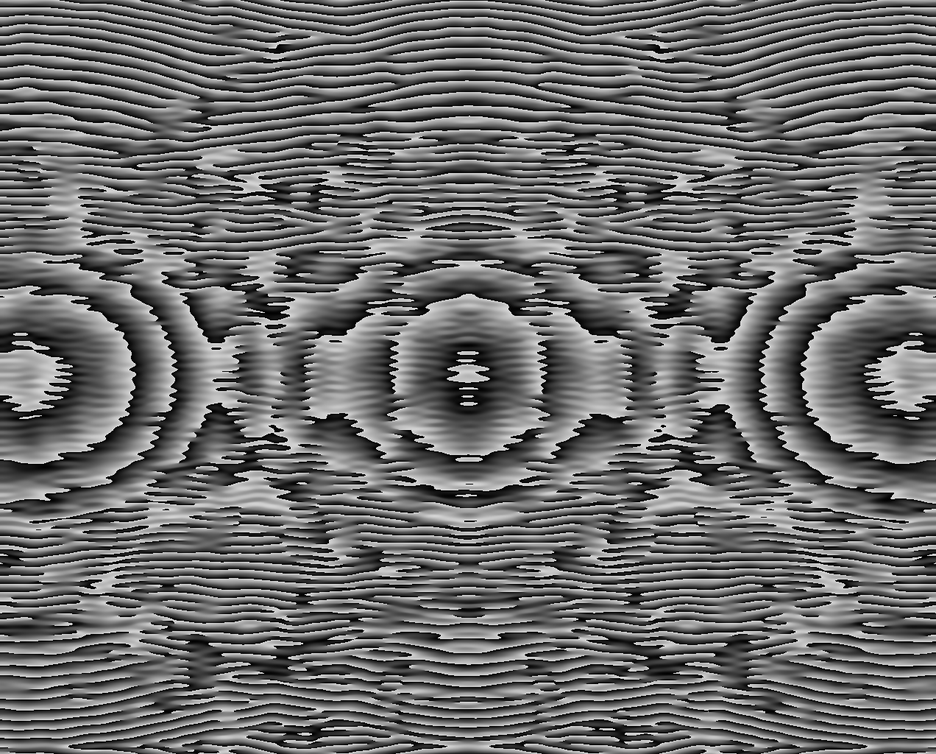
#> input picture test_4.bmp, 936 x 754 px, shrunk from 1272 x 1024 before the run
$ python -i image_quality_assessor.py   (imports and definitions only)   (older library calls are emulated)
#> lines starting #> are read from the running program, lines starting #| are printed output that depends on the picture
"""
图像质量感知器 (v7.0)

基于无参考图像质量评估 (NR-IQA) 的光斑图像质量实时评分模块。
不依赖参考图像，仅从单帧光斑图像中提取多维特征进行质量评估。

灵感来源:
- scikit-image (https://scikit-image.org/) — 图像质量评估算法
- BRISQUE (IEEE TIP 2012) — 自然场景无参考质量评估
- NIQE (IEEE TIP 2013) — 自然图像质量评估器
- ISO 12233 — 分辨率测量标准

算法原理:
  综合以下 5 个维度的特征进行质量评分:
  1. 清晰度 (Laplacian 方差)
  2. 对比度 (RMS 对比度 + Michelson 对比度)
  3. 信噪比 (峰值/背景噪声)
  4. 信息熵 (Shannon 熵)
  5. 频域能量比 (高频/总能量)

外部依赖: numpy, cv2
"""

import numpy as np
import logging
from dataclasses import dataclass, field
from typing import Optional, Tuple

logger = logging.getLogger(__name__)


@dataclass
class ImageQualityConfig:
    """图像质量评估配置。"""
    # 各维度权重 (总和应为 1.0)
    w_sharpness: float = 0.30
    w_contrast: float = 0.20
    w_snr: float = 0.25
    w_entropy: float = 0.10
    w_frequency: float = 0.15

    # ROI 配置
    roi_padding: int = 10  # ROI 内边距 (像素)

    # 频域分析参数
    freq_cutoff_ratio: float = 0.5  # 高频截止比例

    # 历史窗口
    history_length: int = 50


@dataclass
class ImageQualityReport:
    """图像质量评估报告。"""
    overall_score: float = 0.0          # 综合质量分数 (0-100)
    sharpness_score: float = 0.0        # 清晰度分数
    contrast_score: float = 0.0         # 对比度分数
    snr_score: float = 0.0              # 信噪比分数
    entropy_score: float = 0.0          # 信息熵分数
    frequency_score: float = 0.0        # 频域能量分数

    # 原始特征值
    laplacian_var: float = 0.0          # Laplacian 方差
    rms_contrast: float = 0.0           # RMS 对比度
    michelson_contrast: float = 0.0     # Michelson 对比度
    peak_snr: float = 0.0               # 峰值信噪比
    shannon_entropy: float = 0.0        # Shannon 熵
    freq_energy_ratio: float = 0.0      # 高频能量比

    # 趋势
    trend: str = "stable"               # "improving", "stable", "degrading"
    score_history: list = field(default_factory=list)

    # 诊断
    diagnosis: str = ""                 # 质量诊断描述
    suggestions: list = field(default_factory=list)  # 改善建议


class ImageQualityAssessor:
    """无参考图像质量评估器。

    对光斑图像进行实时质量评估，输出 0-100 的综合质量分数。
    支持趋势分析和质量诊断。

    使用示例:
        assessor = ImageQualityAssessor()
        report = assessor.assess(image)
        print(f"Quality: {report.overall_score:.1f}/100")
        print(f"Diagnosis: {report.diagnosis}")
    """

    def __init__(self, config: Optional[ImageQualityConfig] = None):
        self._config = config or ImageQualityConfig()
        self._score_history: list = []
        self._frame_count = 0

    @property
    def config(self) -> ImageQualityConfig:
        return self._config

    def assess(self, image: np.ndarray) -> ImageQualityReport:
        """评估光斑图像质量。

        Args:
            image: 灰度或彩色图像 (H, W) 或 (H, W, 3)

        Returns:
            ImageQualityReport: 完整的质量评估报告
        """
        self._frame_count += 1

        # 预处理
        gray = self._to_gray(image)
        gray = self._normalize(gray)

        # 计算各维度特征
        lap_var = self._compute_laplacian_variance(gray)
        rms_c, michelson_c = self._compute_contrast(gray)
        peak_snr = self._compute_snr(gray)
        entropy = self._compute_entropy(gray)
        freq_ratio = self._compute_frequency_energy(gray)

        # 归一化到 0-100
        sharpness = self._normalize_sharpness(lap_var)
        contrast = self._normalize_contrast(rms_c)
        snr = self._normalize_snr(peak_snr)
        ent = self._normalize_entropy(entropy)
        freq = self._normalize_frequency(freq_ratio)

        # 加权综合
        cfg = self._config
        overall = (
            cfg.w_sharpness * sharpness +
            cfg.w_contrast * contrast +
            cfg.w_snr * snr +
            cfg.w_entropy * ent +
            cfg.w_frequency * freq
        )
        overall = min(max(overall, 0.0), 100.0)

        # 趋势分析
        self._score_history.append(overall)
        if len(self._score_history) > self._config.history_length:
            self._score_history.pop(0)

        trend = self._compute_trend()

        # 诊断
        diagnosis, suggestions = self._diagnose(
            sharpness, contrast, snr, ent, freq
        )

        return ImageQualityReport(
            overall_score=overall,
            sharpness_score=sharpness,
            contrast_score=contrast,
            snr_score=snr,
            entropy_score=entropy,
            frequency_score=freq,
            laplacian_var=lap_var,
            rms_contrast=rms_c,
            michelson_contrast=michelson_c,
            peak_snr=peak_snr,
            shannon_entropy=entropy,
            freq_energy_ratio=freq_ratio,
            trend=trend,
            score_history=list(self._score_history),
            diagnosis=diagnosis,
            suggestions=suggestions,
        )

    def _to_gray(self, image: np.ndarray) -> np.ndarray:
        """转换为灰度图。"""
        if image.ndim == 2:
            return image.copy()
        if image.ndim == 3:
            # 尝试延迟导入 cv2
            try:
                import cv2
                return cv2.cvtColor(image, cv2.COLOR_RGB2GRAY)
            except ImportError:
                # 简单加权平均
                return np.mean(image[:, :, :3], axis=2).astype(np.float64)
        raise ValueError(f"Unsupported image shape: {image.shape}")

    def _normalize(self, gray: np.ndarray) -> np.ndarray:
        """归一化到 [0, 1]。"""
        img = gray.astype(np.float64)
        mn, mx = img.min(), img.max()
        if mx - mn < 1e-10:
            return np.zeros_like(img)
        return (img - mn) / (mx - mn)

    def _compute_laplacian_variance(self, img: np.ndarray) -> float:
        """计算 Laplacian 方差 (清晰度指标)。"""
        try:
            import cv2
            lap = cv2.Laplacian(img, cv2.CV_64F)
            return float(np.var(lap))
        except ImportError:
            # 简单差分近似
            dx = np.diff(img, axis=1)
            dy = np.diff(img, axis=0)
            grad_var = float(np.var(dx[:, :-1]) + np.var(dy[:-1, :]))
            return grad_var * 0.5

    def _compute_contrast(self, img: np.ndarray) -> Tuple[float, float]:
        """计算 RMS 对比度和 Michelson 对比度。"""
        mean = np.mean(img)
        std = np.std(img)
        rms = float(std) if mean > 1e-10 else 0.0

        min_val = np.min(img)
        max_val = np.max(img)
        denom = max_val + min_val
        michelson = float((max_val - min_val) / denom) if denom > 1e-10 else 0.0

        return rms, michelson

    def _compute_snr(self, img: np.ndarray) -> float:
        """计算峰值信噪比 (峰值/背景标准差)。"""
        peak = np.max(img)
        # 使用图像边缘区域估计背景噪声
        h, w = img.shape
        border = max(1, min(10, h // 10, w // 10))
        border_pixels = np.concatenate([
            img[:border, :].flatten(),
            img[-border:, :].flatten(),
            img[:, :border].flatten(),
            img[:, -border:].flatten(),
        ])
        bg_std = np.std(border_pixels)
        if bg_std < 1e-10:
            return 100.0  # 完美信噪比
        return float(peak / bg_std)

    def _compute_entropy(self, img: np.ndarray) -> float:
        """计算 Shannon 信息熵。"""
        # 量化为 256 级
        quantized = np.clip((img * 255).astype(np.int32), 0, 255)
        hist, _ = np.histogram(quantized, bins=256, range=(0, 256))
        hist = hist.astype(np.float64)
        total = hist.sum()
        if total < 1:
            return 0.0
        prob = hist / total
        prob = prob[prob > 0]
        return float(-np.sum(prob * np.log2(prob)))

    def _compute_frequency_energy(self, img: np.ndarray) -> float:
        """计算频域高频能量比。"""
        # 2D FFT
        f = np.fft.fft2(img)
        fshift = np.fft.fftshift(f)
        magnitude = np.abs(fshift)

        h, w = magnitude.shape
        cy, cx = h // 2, w // 2

        # 高频区域 (外圈)
        cutoff = int(min(h, w) * self._config.freq_cutoff_ratio)
        y, x = np.ogrid[-cy:h - cy, -cx:w - cx]
        high_freq_mask = (x**2 + y**2) >= cutoff**2

        total_energy = np.sum(magnitude**2)
        if total_energy < 1e-10:
            return 0.0
        high_energy = np.sum(magnitude[high_freq_mask]**2)
        return float(high_energy / total_energy)

    def _normalize_sharpness(self, lap_var: float) -> float:
        """归一化清晰度分数。"""
        # 典型光斑图像 Laplacian 方差范围: 0.001 ~ 0.1
        score = min(lap_var / 0.05, 1.0) * 100
        return score

    def _normalize_contrast(self, rms_contrast: float) -> float:
        """归一化对比度分数。"""
        # RMS 对比度范围: 0 ~ 0.5
        score = min(rms_contrast / 0.3, 1.0) * 100
        return score

    def _normalize_snr(self, peak_snr: float) -> float:
        """归一化信噪比分数。"""
        # SNR 范围: 1 ~ 100
        score = min(np.log10(max(peak_snr, 1.0)) / 2.0, 1.0) * 100
        return score

    def _normalize_entropy(self, entropy: float) -> float:
        """归一化信息熵分数。"""
        # 熵范围: 0 ~ 8 (log2(256))
        score = min(entropy / 6.0, 1.0) * 100
        return score

    def _normalize_frequency(self, freq_ratio: float) -> float:
        """归一化频域能量分数。"""
        # 高频能量比范围: 0 ~ 0.5
        score = min(freq_ratio / 0.3, 1.0) * 100
        return score

    def _compute_trend(self) -> str:
        """计算质量分数趋势。"""
        if len(self._score_history) < 10:
            return "stable"

        recent = self._score_history[-10:]
        slope = (recent[-1] - recent[0]) / len(recent)

        if slope > 0.5:
            return "improving"
        elif slope < -0.5:
            return "degrading"
        return "stable"

    def _diagnose(
        self,
        sharpness: float,
        contrast: float,
        snr: float,
        entropy: float,
        frequency: float
    ) -> Tuple[str, list]:
        """生成质量诊断和建议。"""
        issues = []
        suggestions = []

        if sharpness < 30:
            issues.append("模糊")
            suggestions.append("检查焦距是否正确对焦")
        if contrast < 25:
            issues.append("低对比度")
            suggestions.append("调整光源强度或相机曝光")
        if snr < 30:
            issues.append("低信噪比")
            suggestions.append("增加光源亮度或降低相机增益")
        if entropy < 20:
            issues.append("信息量不足")
            suggestions.append("检查图像是否过度饱和或全黑")
        if frequency < 20:
            issues.append("高频缺失")
            suggestions.append("检查光学系统分辨率和相机对焦")

        if not issues:
            diagnosis = "图像质量良好"
        else:
            diagnosis = "检测到问题: " + ", ".join(issues)

        return diagnosis, suggestions

    # [5 lines left out: function reset, not called in this run]

    def get_score_history(self) -> list:
        """获取历史质量分数。"""
        return list(self._score_history)

>>> import cv2
>>> picture = cv2.cvtColor(cv2.imread('../test_4.bmp'), cv2.COLOR_BGR2RGB)
#> picture is the input picture: shape (754, 936, 3); min 0, max 255, mean 107.8
>>> result = ImageQualityAssessor().assess(picture)
#> in _normalize, `mn, mx = img.min(), img.max()`: mn = 0; mx = 255
#> in _compute_laplacian_variance, `lap = cv2.Laplacian(img, cv2.CV_64F)`:
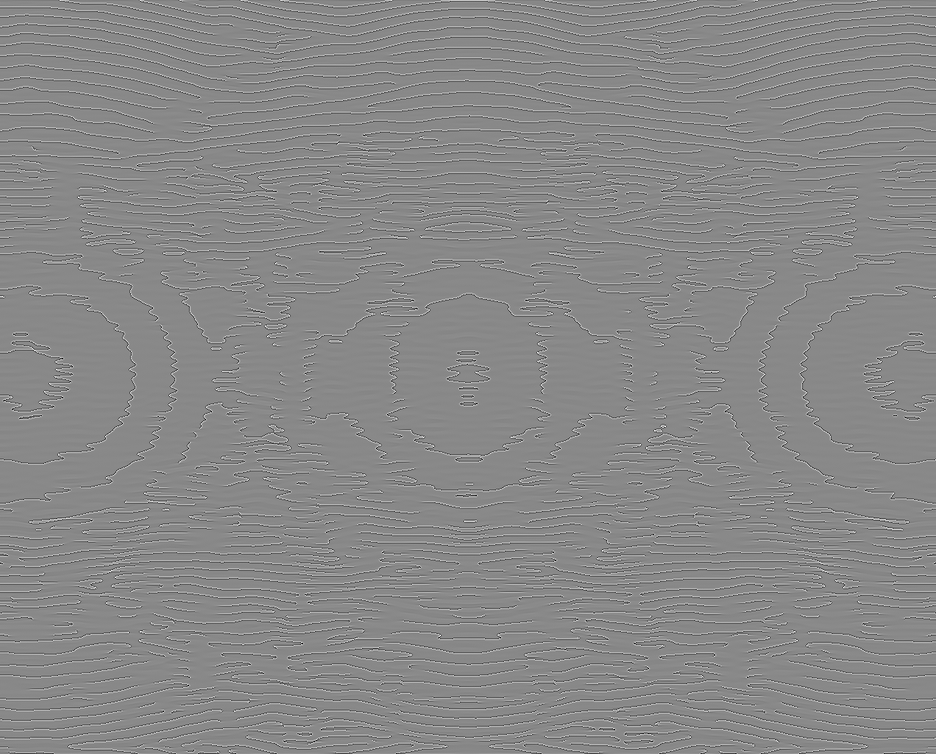
#> lap: shape (754, 936) float64; min -2.53, max 2.18, mean -8.18e-05; drawn with min black and max white
#> in assess, `lap_var = self._compute_laplacian_variance(gray)`: lap_var = 0.0919
#> in _compute_contrast, `mean = np.mean(img)`: mean = 0.423
#> in _compute_contrast, `std = np.std(img)`: std = 0.231
#> in _compute_contrast, `min_val = np.min(img)`: min_val = 0
#> in _compute_contrast, `max_val = np.max(img)`: max_val = 1
#> in assess, `rms_c, michelson_c = self._compute_contrast(gray)`: rms_c = 0.231; michelson_c = 1
#> in _compute_snr, `bg_std = np.std(border_pixels)`: bg_std = 0.23
#> in assess, `peak_snr = self._compute_snr(gray)`: peak_snr = 4.35
#> in _compute_entropy, `hist, _ = np.histogram(quantized, bins=256, range=(0, 256))`: hist = 256 values, max 11726 at index 0, min 0 at index 254, mean 2756.8
#> in _compute_entropy, `total = hist.sum()`: total = 705744
#> in _compute_entropy, `prob = hist / total`: prob = 256 values, max 0.0166 at index 0, min 0 at index 254, mean 0.00391
#> in _compute_entropy, `prob = prob[prob > 0]`: prob = 255 values, max 0.0166 at index 0, min 4.25e-06 at index 251, mean 0.00392
#> in assess, `entropy = self._compute_entropy(gray)`: entropy = 7.76
#> in _compute_frequency_energy, `total_energy = np.sum(magnitude**2)`: total_energy = 1.16e+11
#> in _compute_frequency_energy, `high_energy = np.sum(magnitude[high_freq_mask]**2)`: high_energy = 185292441.5
#> in assess, `freq_ratio = self._compute_frequency_energy(gray)`: freq_ratio = 0.0016
#> in _normalize_sharpness, `score = min(lap_var / 0.05, 1.0) * 100`: score = 100
#> in _normalize_contrast, `score = min(rms_contrast / 0.3, 1.0) * 100`: score = 77.13
#> in _normalize_snr, `score = min(np.log10(max(peak_snr, 1.0)) / 2.0, 1.0) * 100`: score = 31.91
#> in _normalize_entropy, `score = min(entropy / 6.0, 1.0) * 100`: score = 100
#> in _normalize_frequency, `score = min(freq_ratio / 0.3, 1.0) * 100`: score = 0.534
#> in assess, `overall = ( cfg.w_sharpness * sharpness + cfg.w_contrast * contrast + ..`: overall = 63.48
#> in assess, `diagnosis, suggestions = self._diagnose( sharpness, contrast, snr, ent..`: diagnosis = '检测到问题: 高频缺失'; suggestions = ['检查光学系统分辨率和相机对焦']

$ run again, on Direct_Analytic_3Spots_1272x1024.bmp
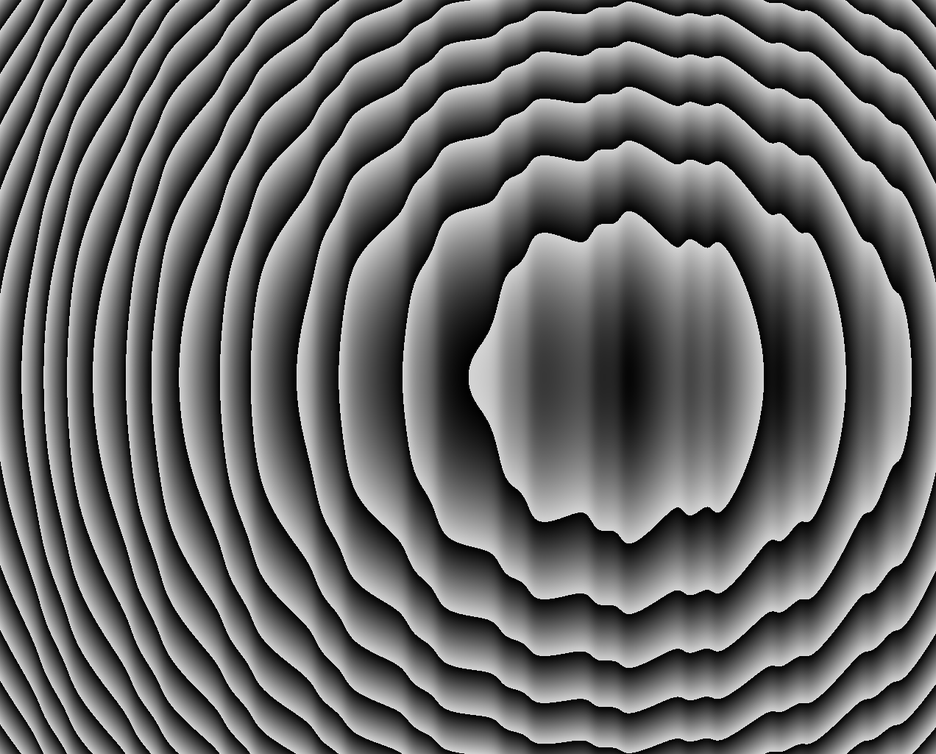
#> input picture Direct_Analytic_3Spots_1272x1024.bmp, 936 x 754 px, shrunk from 1272 x 1024 before the run
#> picture is the input picture: shape (754, 936, 3); min 0, max 242, mean 105.3
#> mn = 0; mx = 242
#> in _compute_laplacian_variance, `lap = cv2.Laplacian(img, cv2.CV_64F)`:
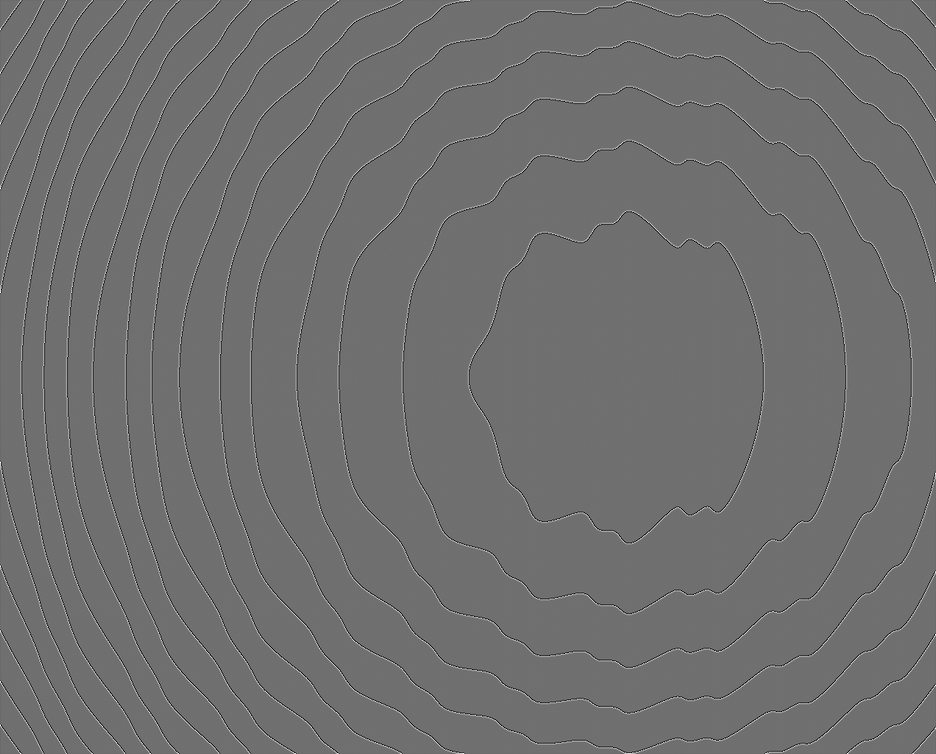
#> lap: shape (754, 936) float64; min -1.62, max 2.08, mean 5.87e-06; drawn with min black and max white
#> lap_var = 0.037
#> mean = 0.435
#> std = 0.246
#> min_val = 0
#> max_val = 1
#> rms_c = 0.246; michelson_c = 1
#> bg_std = 0.253
#> peak_snr = 3.95
#> hist = 256 values, max 8789 at index 0, min 0 at index 19, mean 2756.8
#> total = 705744
#> in _compute_entropy, `prob = hist / total`: prob = 256 values, max 0.0125 at index 0, min 0 at index 19, mean 0.00391
#> in _compute_entropy, `prob = prob[prob > 0]`: prob = 243 values, max 0.0125 at index 0, min 1.42e-06 at index 241, mean 0.00412
#> entropy = 7.76
#> total_energy = 1.24e+11
#> high_energy = 200496693.5
#> freq_ratio = 0.00161
#> in _normalize_sharpness, `score = min(lap_var / 0.05, 1.0) * 100`: score = 74.02
#> in _normalize_contrast, `score = min(rms_contrast / 0.3, 1.0) * 100`: score = 82.09
#> in _normalize_snr, `score = min(np.log10(max(peak_snr, 1.0)) / 2.0, 1.0) * 100`: score = 29.84
#> in _normalize_entropy, `score = min(entropy / 6.0, 1.0) * 100`: score = 100
#> in _normalize_frequency, `score = min(freq_ratio / 0.3, 1.0) * 100`: score = 0.537
#> overall = 56.17
#> diagnosis = '检测到问题: 低信噪比, 高频缺失'; suggestions = ['增加光源亮度或降低相机增益', '检查光学系统分辨率和相机对焦']
